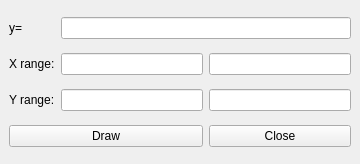
<ui version="4.0" >
 <author></author>
 <comment></comment>
 <exportmacro></exportmacro>
 <class>GraphPanelBase</class>
 <widget class="QWidget" name="GraphPanelBase" >
  <property name="geometry" >
   <rect>
    <x>0</x>
    <y>0</y>
    <width>360</width>
    <height>164</height>
   </rect>
  </property>
  <property name="windowTitle" >
   <string>Graph Settings</string>
  </property>
  <layout class="QGridLayout" >
   <property name="margin" >
    <number>9</number>
   </property>
   <property name="spacing" >
    <number>6</number>
   </property>
   <item row="0" column="0" >
    <widget class="QLabel" name="TextLabel1" >
     <property name="text" >
      <string>y=</string>
     </property>
    </widget>
   </item>
   <item row="2" column="2" >
    <widget class="QLineEdit" name="ymax" />
   </item>
   <item row="2" column="1" >
    <widget class="QLineEdit" name="ymin" />
   </item>
   <item row="1" column="1" >
    <widget class="QLineEdit" name="xmin" />
   </item>
   <item row="1" column="2" >
    <widget class="QLineEdit" name="xmax" />
   </item>
   <item row="3" column="0" colspan="2" >
    <widget class="QPushButton" name="pb_draw" >
     <property name="text" >
      <string>Draw</string>
     </property>
    </widget>
   </item>
   <item row="2" column="0" >
    <widget class="QLabel" name="TextLabel3" >
     <property name="text" >
      <string>Y range:</string>
     </property>
    </widget>
   </item>
   <item row="3" column="2" >
    <widget class="QPushButton" name="pb_close" >
     <property name="text" >
      <string>Close</string>
     </property>
    </widget>
   </item>
   <item row="1" column="0" >
    <widget class="QLabel" name="TextLabel2" >
     <property name="text" >
      <string>X range:</string>
     </property>
    </widget>
   </item>
   <item row="0" column="1" colspan="2" >
    <widget class="QLineEdit" name="le_func" />
   </item>
  </layout>
 </widget>
 <layoutdefault spacing="6" margin="11" />
 <pixmapfunction>qPixmapFromMimeSource</pixmapfunction>
 <resources/>
 <connections>
  <connection>
   <sender>pb_close</sender>
   <signal>clicked()</signal>
   <receiver>GraphPanelBase</receiver>
   <slot>close()</slot>
   <hints>
    <hint type="sourcelabel" >
     <x>274</x>
     <y>134</y>
    </hint>
    <hint type="destinationlabel" >
     <x>314</x>
     <y>178</y>
    </hint>
   </hints>
  </connection>
 </connections>
</ui>
